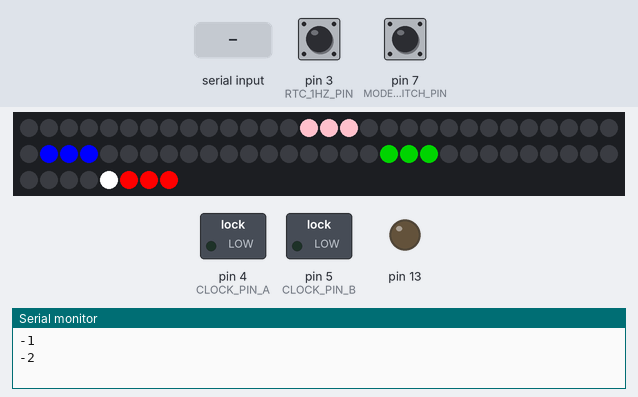
The program below on a simulated Arduino Nano, built with avr-gcc and run on an emulated ATmega328P. Shown: 68 RGB LEDs in strip order, left to right, continuing on the next row, switched loads named in the program (green lamp = pin HIGH), output pins drawn as LEDs (lit = HIGH), the last lines printed to the serial monitor. Dashed ring = blinking. The inputs (shaded band) are chosen by the test bench; at power-on: pin 7 (MODE_SWITCH_PIN) HIGH, pin 3 (RTC_1HZ_PIN) HIGH. The local clock reads 2024-03-15 10:24:30 at power-on unless the program sets it; the sensor or clock chip raises its interrupt line as the real part does; random numbers use the default seed unless the program sets one.

Above: at 2.2 s.
2.3 s: pin 7 (MODE_SWITCH_PIN) pulled LOW for 1 s
At 3.23 s:
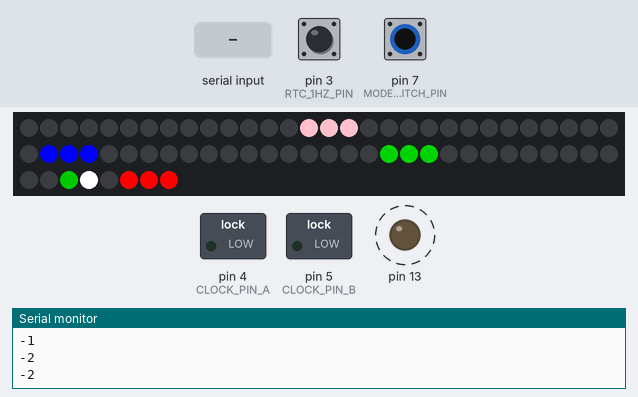
6.3 s: "d" received over Serial
9.3 s: pin 3 (RTC_1HZ_PIN) pulled LOW for 0.15 s
At 12.22 s:
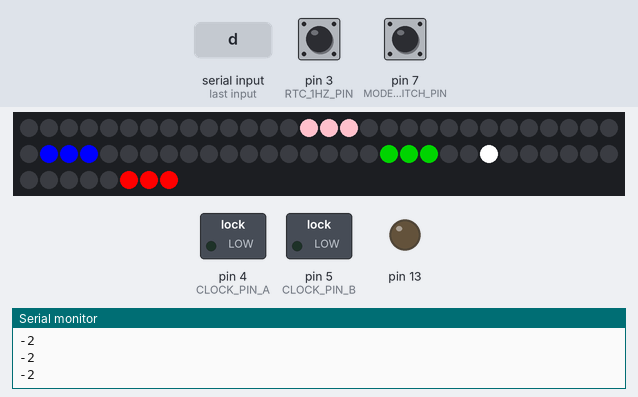
12.4 s: pin 3 (RTC_1HZ_PIN) pulled LOW for 1 s
16.4 s: pin 7 (MODE_SWITCH_PIN) pulled LOW for 0.15 s
17.1 s: "a" received over Serial
At 18.6 s:
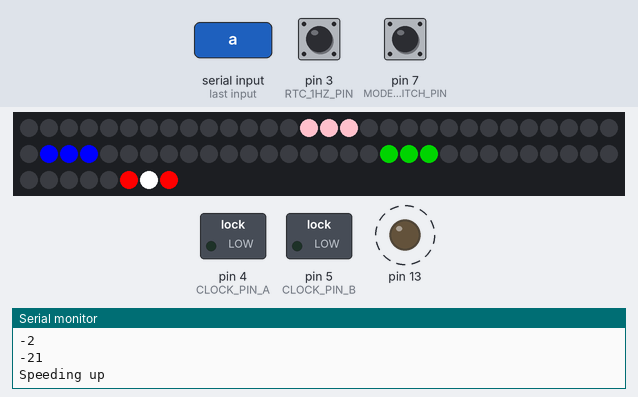
Timing chart, 0 to 19.7 s (numbered marks = the images above; inputs shaded):
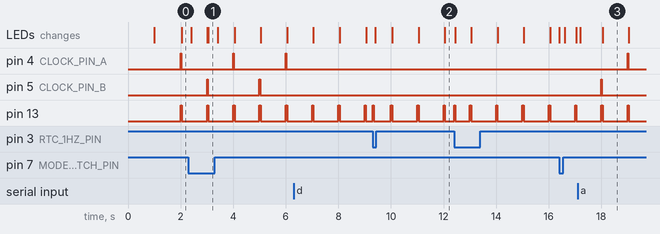

The program:

main.cpp
```cpp
#include <Arduino.h>
#include <Wire.h>
#include "FastLED.h"
#include <DS3232RTC.h>

/* This is a sketch for a clock which has uses random intervals to move the second hand

   Design goals:
   * Keep it simple
   * Make it second hand feel like it is random
   * Time keeping of the minute hand should be accurate to within +/- 45 seconds
   * The physical hand can't be pulsed faster than about 8 times per second reliably

 */

unsigned long fiveHzTimer = 0;
unsigned long oneHzTimer = 0;
unsigned long secondsTicked = 120;
unsigned long secondsActual = 120;
int extra_ticks = 0;
int correctionMode = 0; // 0 = normal, 1 = speed up, 2 = slow down
bool no_ticking = false;
bool normal_clock = false; // don't do vetinari and effects.
int sync_pointer = -1;

constexpr uint8_t RTC_1HZ_PIN {3};  // RTC provides a 1Hz interrupt signal on this pin
volatile time_t isrUTC;         // ISR's copy of current time in UTC

#define NUM_LEDS 68
#define LEDS_PIN 2
#define MODE_SWITCH_PIN 7
CRGB leds[NUM_LEDS];

char second_map[60] = {66,64,63,62,61,60,59,58,57,56,55,54,53,52,51,
                       49,47,46,45,44,43,42,41,40,39,38,37,36,35,34,
                       32,30,29,28,27,26,25,24,23,22,21,20,19,18,17,
                       15,13,12,11,10, 9, 8, 7, 6, 5, 4, 3, 2, 1, 0};

char twelve_bar[3] = {67, 66, 65};
char three_bar[3] = {50, 49, 48};
char six_bar[3] = {33, 32, 31};
char nine_bar[3] = {16, 15, 14};

#define NEUTRAL_MODE 0
#define FAST_MODE 1
#define SLOW_MODE 2
#define VERYFAST_MODE 3
#define VERYSLOW_MODE 4

#define CLOCK_PIN_A 4
#define CLOCK_PIN_B 5

DS3232RTC myRTC;

void tick() {
  static bool ticktock = true;
  // move the second hand.
  digitalWrite(13, HIGH);
  secondsTicked += 1;

  if (!no_ticking) {
    if (ticktock) {
      ticktock = false;
      digitalWrite(CLOCK_PIN_A, HIGH);
      delay(20);
      digitalWrite(CLOCK_PIN_A, LOW);

    } else {
      ticktock = true;
      digitalWrite(CLOCK_PIN_B, HIGH);
      delay(20);
      digitalWrite(CLOCK_PIN_B, LOW);
    }

    delay(30);
  } else {
    delay(50);
  }
  digitalWrite(13, LOW);


}

// 1Hz RTC interrupt handler increments the current time
void incrementTime()
{
    ++isrUTC;
}

// return current time
time_t getUTC()
{
    noInterrupts();
    time_t utc = isrUTC;
    interrupts();
    return utc;
}

// set the current time
void setUTC(time_t utc)
{
    noInterrupts();
    isrUTC = utc;
    interrupts();
}


void setup() {


  FastLED.addLeds<WS2811, LEDS_PIN>(leds, NUM_LEDS);
  FastLED.setMaxPowerInVoltsAndMilliamps(5,500);
  fiveHzTimer = millis();
  oneHzTimer = fiveHzTimer + 1000;
  Serial.begin(9600);
  pinMode(13, OUTPUT);
  pinMode(CLOCK_PIN_A, OUTPUT);
  pinMode(CLOCK_PIN_B, OUTPUT);
  digitalWrite(CLOCK_PIN_A, LOW);
  digitalWrite(CLOCK_PIN_B, LOW);
  pinMode(MODE_SWITCH_PIN, INPUT_PULLUP);

  randomSeed(analogRead(0));

  // Realtime clock setup:
  pinMode(RTC_1HZ_PIN, INPUT_PULLUP);     // enable pullup on interrupt pin (RTC SQW pin is open drain)
  attachInterrupt(digitalPinToInterrupt(RTC_1HZ_PIN), incrementTime, FALLING);

  myRTC.begin();
  myRTC.squareWave(DS3232RTC::SQWAVE_1_HZ);   // 1 Hz square wave

  time_t utc = getUTC();                  // synchronize with RTC
  while ( utc == getUTC() );              // wait for increment to the next second
  utc = myRTC.get();                      // get the time from the RTC
  setUTC(utc);                            // set our time to the RTC's time


  correctionMode = FAST_MODE;
}

void set_bar(char *bar, CRGB color) {
  leds[bar[0]] = color;
  leds[bar[1]] = color;
  leds[bar[2]] = color;
}


void oneHzLoop() {
  // this function gets called exactly once per second
  secondsActual += 1;
  long delta = secondsTicked - secondsActual;
  Serial.println(delta);
  if (correctionMode != SLOW_MODE && delta > 20) {
    correctionMode = SLOW_MODE;
    Serial.println("Slowing down");
  } else if (correctionMode != FAST_MODE && delta < -20) {
    correctionMode = FAST_MODE;
    Serial.println("Speeding up");
  } else if (correctionMode != NEUTRAL_MODE && delta > -5 && delta < 5) {
    correctionMode = NEUTRAL_MODE;
  }
  if (normal_clock) {
    tick();
  }
}

void fiveHzLoop() {
  // this function gets called at 200ms intervals, without drift.
  long r = random(1000); // 0 - 999

  if (digitalRead(MODE_SWITCH_PIN) == HIGH) {
    // As we only read at 5Hz, no real need to debounce
    normal_clock = true;
  } else {
    normal_clock = false;
  }

  if (normal_clock) {
    r = 1000; // no ticks from this function. But will draw the leds.
  }


  long threshold = 200;

  if (correctionMode == VERYFAST_MODE) {
    threshold += 200 ;
  } else if (correctionMode == FAST_MODE) {
    threshold += 20 ;
  } else if (correctionMode == SLOW_MODE) {
    threshold -= 20;
  } else if (correctionMode == VERYSLOW_MODE) {
    threshold -= -100 ;
  }

  static int led = 0;

  if ( r < threshold ) {
    for (int i = 0; i< 60; i++) {
      leds[second_map[i]] = CRGB::Red;
    }
    leds[second_map[(secondsTicked+1) % 60]] = CRGB::White;
    FastLED.show();
  }
  delay(1);

  FastLED.clear();
  set_bar(twelve_bar, CRGB::Red);
  set_bar(three_bar, CRGB::Green);
  set_bar(six_bar, CRGB::Blue);
  set_bar(nine_bar, CRGB::Pink);

  if (!normal_clock) {
    leds[second_map[secondsActual % 60]] = CRGB::DarkGreen;
    if (sync_pointer > -1) {
      leds[second_map[sync_pointer % 60]] = CRGB::DarkViolet;
    }
  }

  led += 1;
  led = led % 60;
  if ( r < threshold ) {
    leds[second_map[(secondsTicked+1) % 60]] = CRGB::White;
  } else {
    leds[second_map[secondsTicked % 60]] = CRGB::White;
  }
  FastLED.show();


  if ( r < threshold ) {
    // 1 in 5 chance of a tick.
    tick();
  } else if (extra_ticks > 0) {
    extra_ticks -= 1;
    tick();
  }


}

void syncSecondsHand(int second) {
  int currentSecond = secondsActual % 60;
  int delta = second - currentSecond;
   if (delta < -29) {
     delta = delta + 60;
   } else if (delta > 29) {
     delta = -(60 - delta);
   }
  secondsTicked = secondsActual + delta;

}

void loop() {
  unsigned long now = millis();
  static time_t tLast;
  time_t t = getUTC();

    if (t != tLast) {
        tLast = t;
        oneHzLoop();
        //printTime(t);
    }
  if (now > oneHzTimer) {
    oneHzTimer += 1000;
    //oneHzLoop();
  }
  if (now > fiveHzTimer) {
    fiveHzTimer += 200;
    fiveHzLoop();
  }
  while (Serial.available()) {
    int byte = Serial.read();
    switch (byte) {
      case 't': // just an extra tick, manual
        extra_ticks += 1;
        break;
      case 'e': // enable mechanical clock
        no_ticking = false;
        sync_pointer = -1;
        break;
      case 'd': // disable mechanical clock
        no_ticking = true;
        break;
      case 'n': // disable mechanical clock
        normal_clock = true;
        break;
      case 'v': // disable mechanical clock
        normal_clock = false;
        break;
      case 's': // step pointer to align with second hand.
        no_ticking = true;
        sync_pointer += 1;
        sync_pointer = sync_pointer % 60;
        break;
      case 'S': // step pointer 5 seconds
        no_ticking = true;
        sync_pointer += 5;
        sync_pointer = sync_pointer % 60;
        break;
      case 'a': // activate
        syncSecondsHand(sync_pointer);
        no_ticking = false;
        sync_pointer = -1;
        break;
    }

  }
}
```

Measured:
- after the input at 17.1 s, pin 4 (CLOCK_PIN_A): LOW → HIGH after 1.9 s, → LOW 0.02 s later; pin 5 (CLOCK_PIN_B): LOW → HIGH after 0.90 s, → LOW 0.02 s later
- by itself, pin 4 (CLOCK_PIN_A), pin 5 (CLOCK_PIN_B): alternates HIGH for 0.02 s and LOW for 2.0 s
